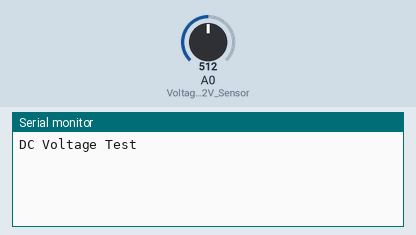
Simulated run of this sketch. Board: Arduino Uno, built with avr-gcc and run on an emulated ATmega328P. On the bench: the last lines printed to the serial monitor. Inputs (shaded band) come from the test bench; at power-on: A0 (Voltage_12V_Sensor) = 512.

Above: at 1.3 s.
1.4 s: A0 (Voltage_12V_Sensor) set to 716
At 2.8 s:
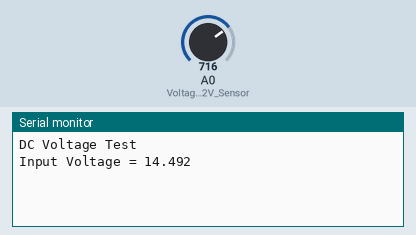
3.5 s: A0 (Voltage_12V_Sensor) set to 900
At 6.0 s:
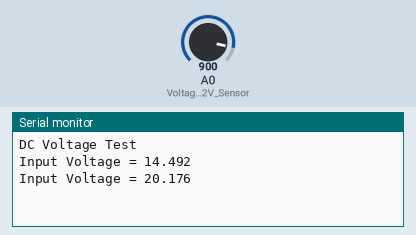
Timing chart, 0 to 7.5 s (numbered marks = the images above; inputs shaded):
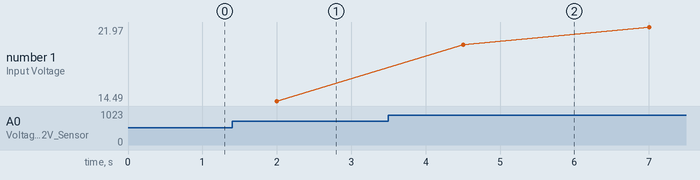

Measured:
- after the input at 1.4 s, the serial monitor: prints a new line after 0.60 s (image 1)
- after the input at 3.5 s, the serial monitor: prints a new line after 1.0 s (image 2)
- plotted number 1: 14.49 → 21.97 after the input at 3.5 s

The sketch:

Voltage_sensor.ino
```cpp
// Define analog input
#define Voltage_12V_Sensor A0

// Floats for ADC voltage & Input voltage
float adc_voltage = 0.0;
float in_voltage = 0.0, in_voltage1 = 0.0, in_voltage2 = 0.0, in_voltage3 = 0.0, in_voltage4 = 0.0, in_voltage5 = 0.0, in_voltageF = 0.0;
int count = 0;
// Floats for resistor values in divider (in ohms)
float R1 = 30000.0;
float R2 = 7500.0;

// Float for Reference Voltage
float ref_voltage = 5.0;

// Integer for ADC value
int adc_value = 0;

void setup()
{
   // Setup Serial Monitor
   Serial.begin(9600);
   Serial.println("DC Voltage Test");
}

void loop(){
   // Read the Analog Input
   adc_value = analogRead(Voltage_12V_Sensor);

   // Determine voltage at ADC input
   adc_voltage  = (adc_value * ref_voltage) / 1024.0;

   // Calculate voltage at divider input
   in_voltage = adc_voltage / (R2/(R1+R2)) ;
    count = count + 1;
    if(count == 1)
    {
      in_voltage1 = in_voltage;
    }
    if(count == 2)
    {
      in_voltage2 = in_voltage;
    }
    if(count == 3)
    {
      in_voltage3 = in_voltage;
    }
    if(count == 4)
    {
      in_voltage4 = in_voltage;
    }
    if(count == 5)
    {
      in_voltage5 = in_voltage;
    }
   if(count == 5)
     {
      in_voltageF = (in_voltage1 + in_voltage2 + in_voltage3 + in_voltage4 + in_voltage5)/5;
   // Print results to Serial Monitor to 2 decimal places
     Serial.print("Input Voltage = ");
     Serial.println(in_voltageF, 3);
     count = 0;
     }

  // Short delay
  delay(500);
}
```
